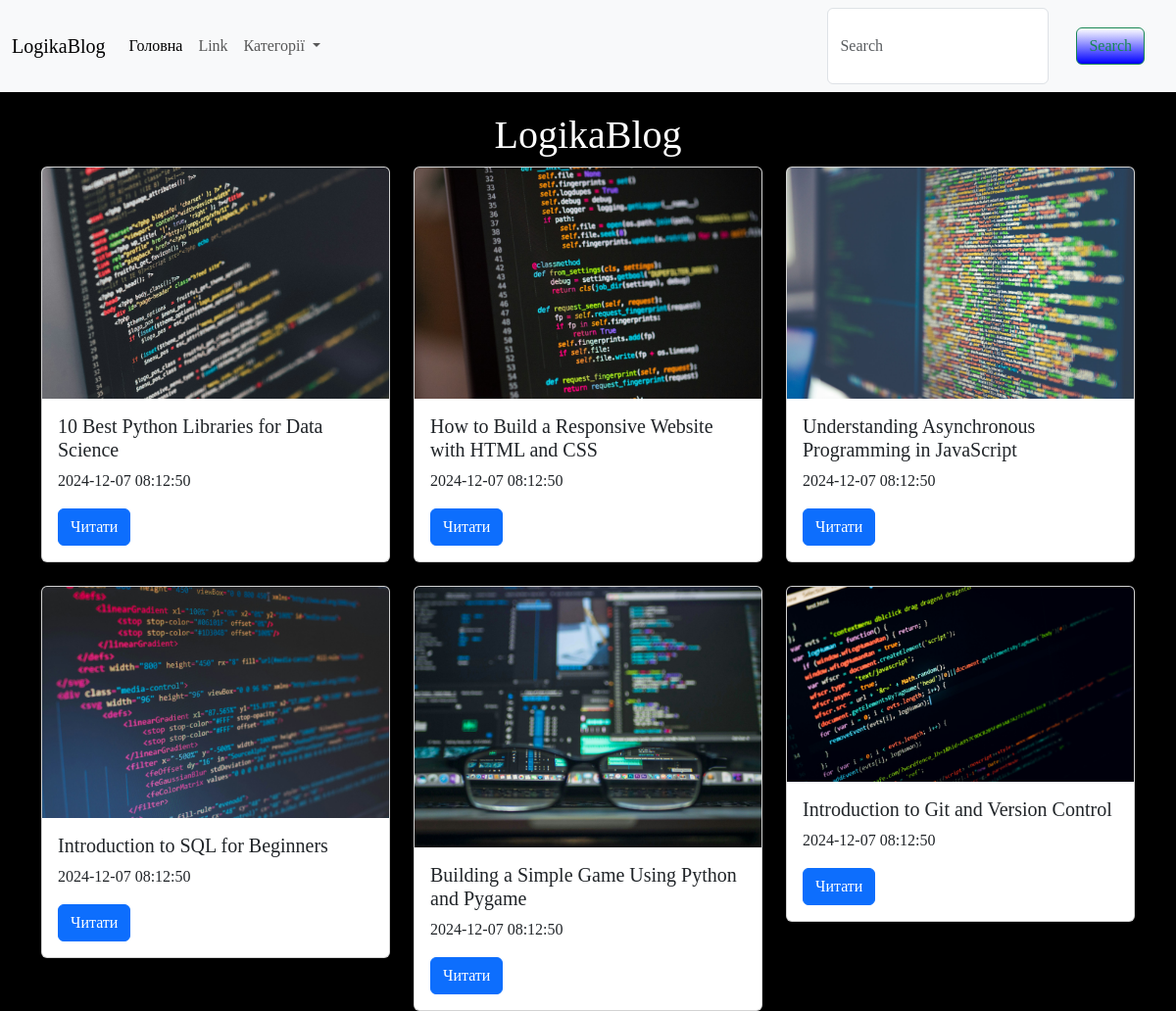
The page / on the database its author committed.
### tables this page shows
CREATE TABLE articles(  
    id INTEGER NOT NULL PRIMARY KEY AUTOINCREMENT,
    title TEXT NOT NULL,
    content     TEXT,
    image       TEXT,
    create_at   TEXT    DEFAULT CURRENT_TIMESTAMP,
    user_id     INTEGER INTEGER REFERENCES users (id),
    category_id INTEGER REFERENCES categories (id)
);

### app.py (the view)
@app.route("/")  # Вказуємо url-адресу для виклику функції
def index():
    articles = db.get_all_articles()
    return render_template("index.html",  articles=articles)  # html-сторінка, що повертається у браузер

### app.py (called while the page is built)
@app.context_processor
def get_categories():
    categories = db.get_all_categories()
    return dict(categories=categories)

### db_scripts.py (called while the page is built)
    def open(self):
        self.conn = sqlite3.connect(self.dbname)
        self.cursor = self.conn.cursor()

    def close(self):
        self.cursor.close()
        self.conn.close()

    def get_all_articles(self):
        self.open()
        self.cursor.execute("""SELECT * FROM articles""")
        data = self.cursor.fetchall()
        self.close()
        return data

    def get_all_categories(self):
        self.open()
        self.cursor.execute("""SELECT * FROM categories""")
        data = self.cursor.fetchall()
        self.close()
        return data

### templates/index.html
{% extends 'base.html' %}
{% block content %}
<main class="container">
  <h1 class=text-center my-5> LogikaBlog</h1>
  <div class="row row-cols-1 row-cols-md-2 row-cols-lg-3 g-4">
  {% for article in articles %}
  <div class="col">
    <div class="card">
      <img src="{{ url_for('static', filename='img/'+article[3]) }}" class="card-img-top" alt="...">
      <div class="card-body">
        <h5 class="card-title">{{article[1]}}</h5>
        <p class="card-text">{{article[4]}}</p>
        <a href="{{ url_for('article_page', article_id=article[0]) }}" class="btn btn-primary">Читати</a>
      </div>
    </div>
  </div>
  {% endfor %}
</div>
</main>
{% endblock content %}

### static/style.css (style rules this page uses)
body { background: black; color: white; font-family: Georgia, 'Times New Roman', Times, serif; }

### rows shown on the page
articles: image (picture), title "10 Best Python Libraries for Data Science", create_at "2024-12-07 08:12:50"
articles: image (picture), title "How to Build a Responsive Website with HTML and CSS", create_at "2024-12-07 08:12:50"
articles: image (picture), title "Understanding Asynchronous Programming in JavaScript", create_at "2024-12-07 08:12:50"
articles: image (picture), title "Introduction to SQL for Beginners", create_at "2024-12-07 08:12:50"
articles: image (picture), title "Building a Simple Game Using Python and Pygame", create_at "2024-12-07 08:12:50"
articles: image (picture), title "Introduction to Git and Version Control", create_at "2024-12-07 08:12:50"
